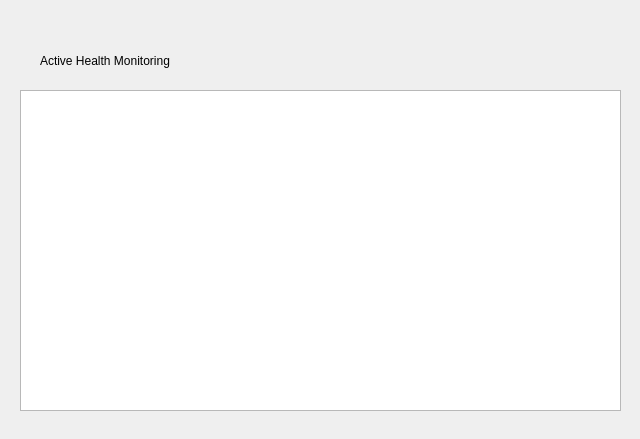
<?xml version="1.0" encoding="UTF-8"?>
<ui version="4.0">
 <class>iot</class>
 <widget class="QWidget" name="iot">
  <property name="geometry">
   <rect>
    <x>0</x>
    <y>0</y>
    <width>640</width>
    <height>439</height>
   </rect>
  </property>
  <property name="windowTitle">
   <string>Form</string>
  </property>
  <widget class="QTextBrowser" name="iot_2">
   <property name="geometry">
    <rect>
     <x>20</x>
     <y>90</y>
     <width>601</width>
     <height>321</height>
    </rect>
   </property>
   <property name="styleSheet">
    <string notr="true">color: rgb(255, 255, 255);</string>
   </property>
  </widget>
  <widget class="QLabel" name="label">
   <property name="geometry">
    <rect>
     <x>40</x>
     <y>45</y>
     <width>271</width>
     <height>31</height>
    </rect>
   </property>
   <property name="styleSheet">
    <string notr="true">font: 700 italic 16pt &quot;Times New Roman&quot;;</string>
   </property>
   <property name="text">
    <string>Active Health Monitoring</string>
   </property>
  </widget>
 </widget>
 <resources/>
 <connections/>
</ui>
